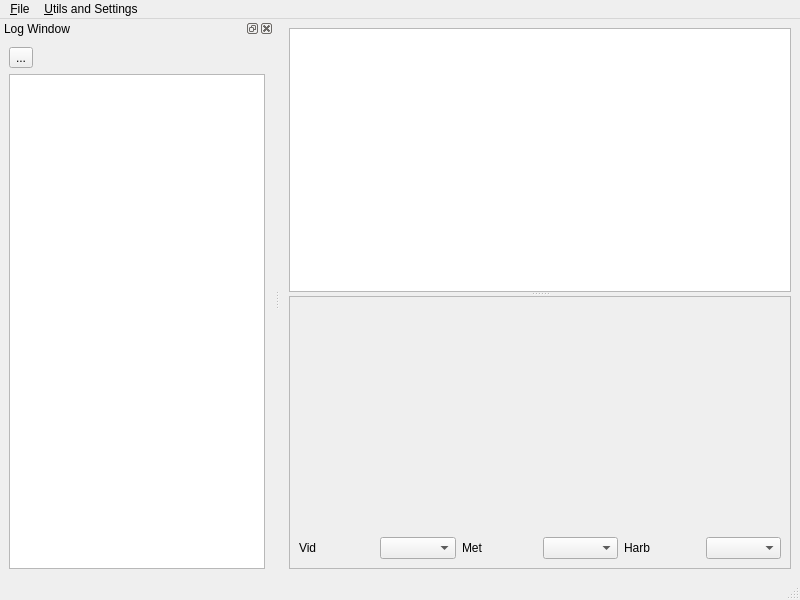
<?xml version="1.0" encoding="UTF-8"?>
<ui version="4.0">
 <class>VesselEditorWindow</class>
 <widget class="QMainWindow" name="VesselEditorWindow">
  <property name="geometry">
   <rect>
    <x>0</x>
    <y>0</y>
    <width>800</width>
    <height>600</height>
   </rect>
  </property>
  <property name="windowTitle">
   <string>Vessel Creation Editor</string>
  </property>
  <widget class="QWidget" name="centralwidget">
   <layout class="QVBoxLayout" name="verticalLayout">
    <item>
     <widget class="QSplitter" name="splitter">
      <property name="orientation">
       <enum>Qt::Vertical</enum>
      </property>
      <widget class="QTableView" name="table"/>
      <widget class="QFrame" name="frame">
       <property name="frameShape">
        <enum>QFrame::StyledPanel</enum>
       </property>
       <property name="frameShadow">
        <enum>QFrame::Raised</enum>
       </property>
       <layout class="QVBoxLayout" name="verticalLayout_2">
        <item>
         <widget class="QCustomPlot" name="plot" native="true">
          <property name="minimumSize">
           <size>
            <width>0</width>
            <height>150</height>
           </size>
          </property>
         </widget>
        </item>
        <item>
         <layout class="QHBoxLayout" name="horizontalLayout">
          <item>
           <widget class="QLabel" name="label">
            <property name="text">
             <string>Vid</string>
            </property>
           </widget>
          </item>
          <item>
           <widget class="QComboBox" name="varSelect"/>
          </item>
          <item>
           <widget class="QLabel" name="label_2">
            <property name="text">
             <string>Met</string>
            </property>
           </widget>
          </item>
          <item>
           <widget class="QComboBox" name="areaSelect"/>
          </item>
          <item>
           <widget class="QLabel" name="label_3">
            <property name="text">
             <string>Harb</string>
            </property>
           </widget>
          </item>
          <item>
           <widget class="QComboBox" name="adimSelect"/>
          </item>
         </layout>
        </item>
       </layout>
      </widget>
     </widget>
    </item>
   </layout>
  </widget>
  <widget class="QMenuBar" name="menubar">
   <property name="geometry">
    <rect>
     <x>0</x>
     <y>0</y>
     <width>800</width>
     <height>21</height>
    </rect>
   </property>
   <widget class="QMenu" name="menu_File">
    <property name="title">
     <string>&amp;File</string>
    </property>
    <addaction name="action_Open"/>
    <addaction name="action_Save"/>
    <addaction name="actionGenerate"/>
    <addaction name="separator"/>
    <addaction name="actionQuit"/>
   </widget>
   <widget class="QMenu" name="menu_View">
    <property name="title">
     <string>&amp;Utils and Settings</string>
    </property>
    <addaction name="action_Log_Window"/>
    <addaction name="separator"/>
    <addaction name="actionRScript_location"/>
    <addaction name="actionGen_Script_location"/>
   </widget>
   <addaction name="menu_File"/>
   <addaction name="menu_View"/>
  </widget>
  <widget class="QStatusBar" name="statusbar"/>
  <widget class="QDockWidget" name="dockLogWindow">
   <property name="windowIcon">
    <iconset resource="vesseleditor.qrc">
     <normaloff>:/icons/Rlogo.png</normaloff>:/icons/Rlogo.png</iconset>
   </property>
   <property name="windowTitle">
    <string>Log Window</string>
   </property>
   <attribute name="dockWidgetArea">
    <number>1</number>
   </attribute>
   <widget class="QWidget" name="dockWidgetContents">
    <layout class="QVBoxLayout" name="verticalLayout_3">
     <item>
      <layout class="QHBoxLayout" name="horizontalLayout_2">
       <item>
        <widget class="QToolButton" name="clearLog">
         <property name="text">
          <string>...</string>
         </property>
         <property name="icon">
          <iconset resource="vesseleditor.qrc">
           <normaloff>:/icons/remove.png</normaloff>:/icons/remove.png</iconset>
         </property>
        </widget>
       </item>
       <item>
        <spacer name="horizontalSpacer">
         <property name="orientation">
          <enum>Qt::Horizontal</enum>
         </property>
         <property name="sizeHint" stdset="0">
          <size>
           <width>40</width>
           <height>20</height>
          </size>
         </property>
        </spacer>
       </item>
      </layout>
     </item>
     <item>
      <widget class="QPlainTextEdit" name="logText"/>
     </item>
    </layout>
   </widget>
  </widget>
  <action name="action_Open">
   <property name="icon">
    <iconset resource="vesseleditor.qrc">
     <normaloff>:/icons/load.png</normaloff>:/icons/load.png</iconset>
   </property>
   <property name="text">
    <string>&amp;Open...</string>
   </property>
  </action>
  <action name="actionGenerate">
   <property name="icon">
    <iconset resource="vesseleditor.qrc">
     <normaloff>:/icons/setup.png</normaloff>:/icons/setup.png</iconset>
   </property>
   <property name="text">
    <string>Generate &amp;outputs...</string>
   </property>
  </action>
  <action name="actionQuit">
   <property name="icon">
    <iconset resource="vesseleditor.qrc">
     <normaloff>:/icons/quit.png</normaloff>:/icons/quit.png</iconset>
   </property>
   <property name="text">
    <string>Quit</string>
   </property>
  </action>
  <action name="action_Log_Window">
   <property name="checkable">
    <bool>true</bool>
   </property>
   <property name="text">
    <string>&amp;Log Window</string>
   </property>
  </action>
  <action name="action_Save">
   <property name="icon">
    <iconset resource="vesseleditor.qrc">
     <normaloff>:/icons/save.png</normaloff>:/icons/save.png</iconset>
   </property>
   <property name="text">
    <string>&amp;Save...</string>
   </property>
  </action>
  <action name="actionRScript_location">
   <property name="text">
    <string>RScript location...</string>
   </property>
  </action>
  <action name="actionGen_Script_location">
   <property name="text">
    <string>Gen Script location...</string>
   </property>
  </action>
 </widget>
 <customwidgets>
  <customwidget>
   <class>QCustomPlot</class>
   <extends>QWidget</extends>
   <header>qcustomplot.h</header>
   <container>1</container>
  </customwidget>
 </customwidgets>
 <resources>
  <include location="vesseleditor.qrc"/>
 </resources>
 <connections/>
</ui>
